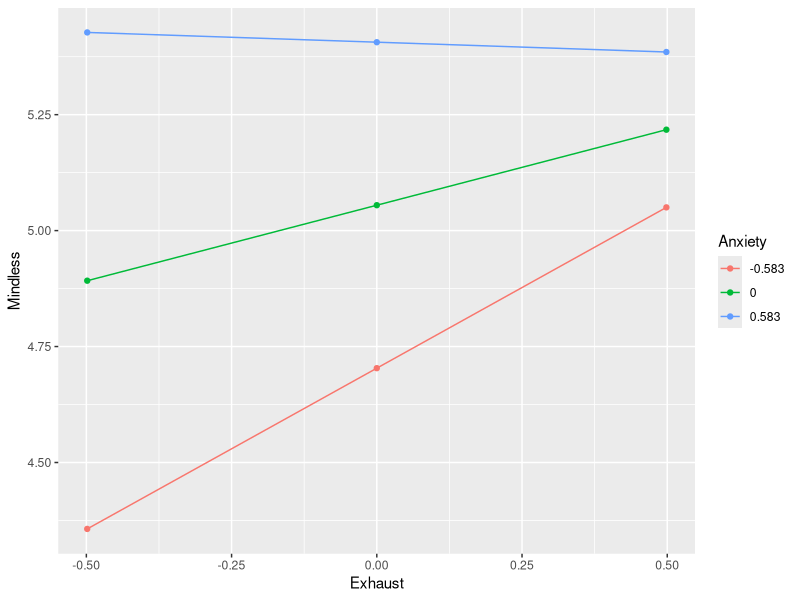

Write the R code that produced this figure.
# create model 7 graph

install.packages("ggplot2")
library(ggplot2)
install.packages("dplyr")
library(dplyr)

read.table(text = ' -0.4985   -0.5830    4.3568
     0.0000   -0.5830    4.7034
     0.4985   -0.5830    5.0501
    -0.4985   -0.0000    4.8920
     0.0000   -0.0000    5.0548
     0.4985   -0.0000    5.2176
    -0.4985    0.5830    5.4273
     0.0000    0.5830    5.4062
     0.4985    0.5830    5.3851',
           col.names = c("Exhaust", "Anxiety", "Mindless")
) %>%
  mutate( Anxiety = factor(Anxiety)) %>%
  ggplot(aes(x=Exhaust, y=Mindless,  group = Anxiety, colour = Anxiety)) +
  geom_line() + geom_point()
